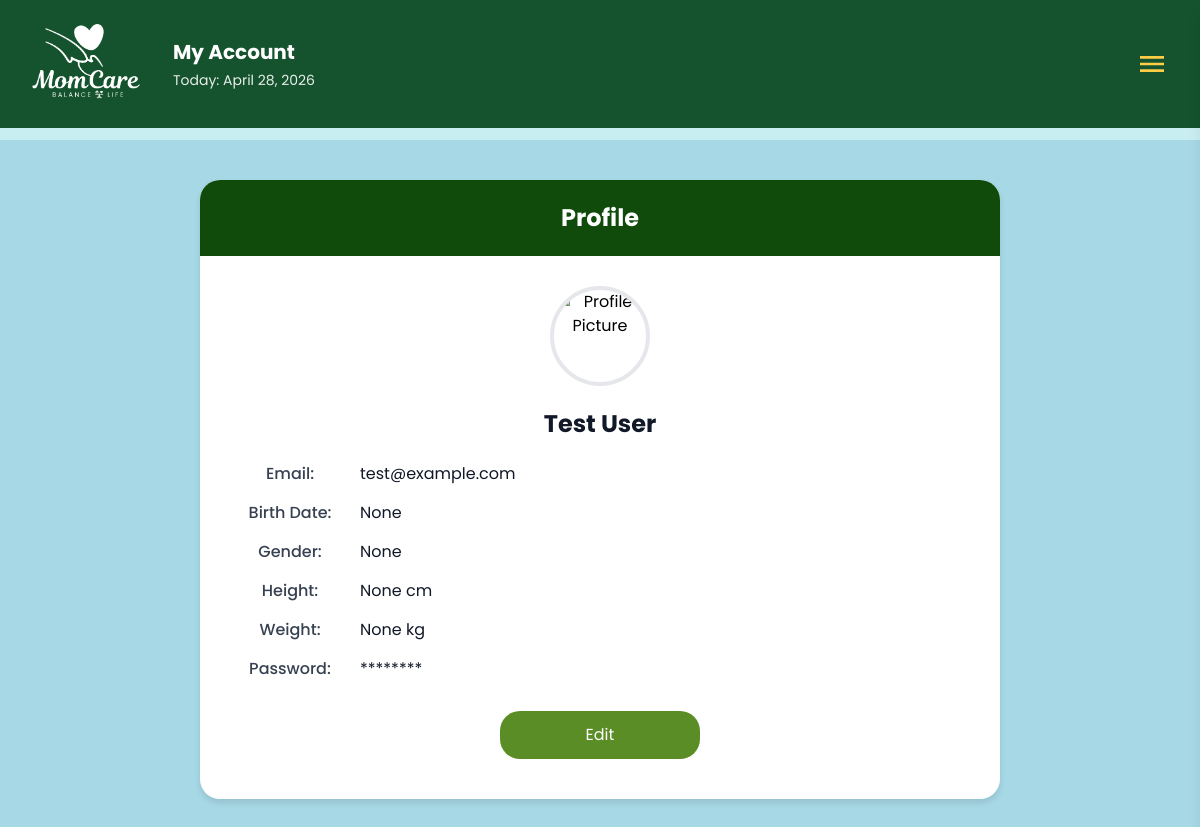
Screenshot of /profile/1 (signed in) with the database file from the repository.
### tables this page shows
CREATE TABLE users (
            id INTEGER PRIMARY KEY AUTOINCREMENT,
            first TEXT NOT NULL,
            last TEXT NOT NULL,
            email TEXT NOT NULL UNIQUE,
            birthdate TEXT,
            password_hash TEXT NOT NULL,
            security_question TEXT,
            security_answer TEXT,
            gender TEXT,
            height TEXT,
            weight TEXT,
            profile_picture TEXT
        );

### app.py (the view)
@app.route('/profile/<int:user_id>')
def profile(user_id):
    user_email = session.get('user_email')
    if not user_email:
        flash('Please sign in to view your profile.')
        return redirect(url_for('index'))
    conn = get_db()
    cur = conn.cursor()
    cur.execute('SELECT * FROM users WHERE id = ?', (user_id,))
    user_row = cur.fetchone()
    conn.close()
    if not user_row:
        flash('User not found.')
        return redirect(url_for('dashboard'))
    if user_row['email'] != user_email:
        flash('Unauthorized access.')
        return redirect(url_for('dashboard'))
    user = dict(user_row)
    user['password_display'] = '********'
    user['first_name'] = user['first']
    user['last_name'] = user['last']
    user['birthdate_display'] = user['birthdate']
    user['gender'] = user.get('gender', 'Not Specified')
    user['height_display'] = user.get('height', '0')
    user['weight_display'] = user.get('weight', '0')
    first = session.get('user_first')
    today = datetime.now().strftime('%B %d, %Y')
    profile_picture = user_row['profile_picture'] if user_row and 'profile_picture' in user_row else None
    if profile_picture:
        user['profile_pic_url'] = url_for('static', filename=profile_picture)
    else:
        images_dir = Path(__file__).parent / 'static' / 'images'
        profile_filename = f"user_{user_id}_profile.jpg"
        if (images_dir / profile_filename).exists():
            user['profile_pic_url'] = url_for('static', filename=f'images/{profile_filename}')
        else:
            user['profile_pic_url'] = None
    return render_template('profile.html', user=user, first=first, today=today)

### app.py (called while the page is built)
def get_db() -> Connection:
    conn = sqlite3.connect(DB_PATH, timeout=30)
    conn.row_factory = sqlite3.Row
    try:
        conn.execute('PRAGMA journal_mode=WAL;')
        conn.execute('PRAGMA synchronous=NORMAL;')
        conn.execute('PRAGMA foreign_keys=ON;')
    except Exception:
        pass
    return conn

### templates/profile.html (shortened to what this page needs)
<!DOCTYPE html>
<html lang="en">
<head>
    <script src="https://cdn.tailwindcss.com"></script>
    <link rel="stylesheet" href="https://cdnjs.cloudflare.com/ajax/libs/font-awesome/6.0.0-beta3/css/all.min.css">
</head>
<body class="bg-[#a7d8e5] font-['Poppins']">
    {% include 'navbar.html' %}
    <main class="max-w-[1300px] mx-auto p-6 md:p-10">
        <div class="profile-container mx-auto">
            <div class="profile-header">Profile</div>
            <div class="profile-content">
                <div class="profile-photo">
                    <img src="{% if user.profile_pic_url %}{{ user.profile_pic_url }}{% else %}{{ url_for('static', filename='images/default-avatar.png') }}{% endif %}"
                        alt="Profile Picture">
                </div>
                <div class="name">{{ user.first_name }} {{ user.last_name }}</div>
                <div class="detail-row">
                    <label>Email:</label>
                    <div class="value">{{ user.email }}</div>
                </div>
                <div class="detail-row">
                    <label>Birth Date:</label>
                    <div class="value">{{ user.birthdate_display }}</div>
                </div>
                <div class="detail-row">
                    <label>Gender:</label>
                    <div class="value">{{ user.gender }}</div>
                </div>
                <div class="detail-row">
                    <label>Height:</label>
                    <div class="value">{{ user.height_display }} cm</div>
                </div>
                <div class="detail-row">
                    <label>Weight:</label>
                    <div class="value">{{ user.weight_display }} kg</div>
                </div>
                <div class="detail-row">
                    <label>Password:</label>
                    <div class="value">{{ user.password_display }}</div>
                </div>
                <a href="{{ url_for('edit_profile', user_id=user['id']) }}" class="no-underline">
                    <button type="button" class="edit-btn">Edit</button>
                </a>
            </div>
        </div>
    </main>
</body>
</html>

### templates/profile.html (style rules this page uses)
.profile-container { width: 100%; max-width: 800px; background: white; border-radius: 20px; overflow: hidden; box-shadow: 0 4px 6px rgba(0, 0, 0, 0.1); }
.profile-header { background: #104b0b; color: white; padding: 20px; text-align: center; font-size: 24px; font-weight: bold; }
.profile-content { padding: 30px; text-align: center; }
.detail-row { margin-bottom: 15px; display: flex; align-items: center; gap: 10px; }
.detail-row label { font-weight: 500; color: #374151; min-width: 120px; }
.detail-row .value { font-weight: 400; color: #111827; }
.profile-photo { display: flex; justify-content: center; margin-bottom: 20px; }
.profile-photo img { width: 100px; height: 100px; border-radius: 50%; object-fit: cover; border: 4px solid #e5e7eb; }
.name { font-size: 24px; font-weight: bold; text-align: center; color: #111827; margin-bottom: 20px; }
.edit-btn { display: block; width: 200px; text-align: center; margin: 30px auto 10px; background: #5a8d26; padding: 12px 0; border-radius: 20px; color: white; font-size: 16px; cursor: pointer; border: none; transition: background 0.3s; }

### rows the page displays
users: first_name "Test", last_name "User", email "test@example.com"

### other values shown
{{ user.birthdate_display }} "None"
{{ user.gender }} "None"
{{ user.height_display }} "None"
{{ user.weight_display }} "None"
{{ user.password_display }} "********"
